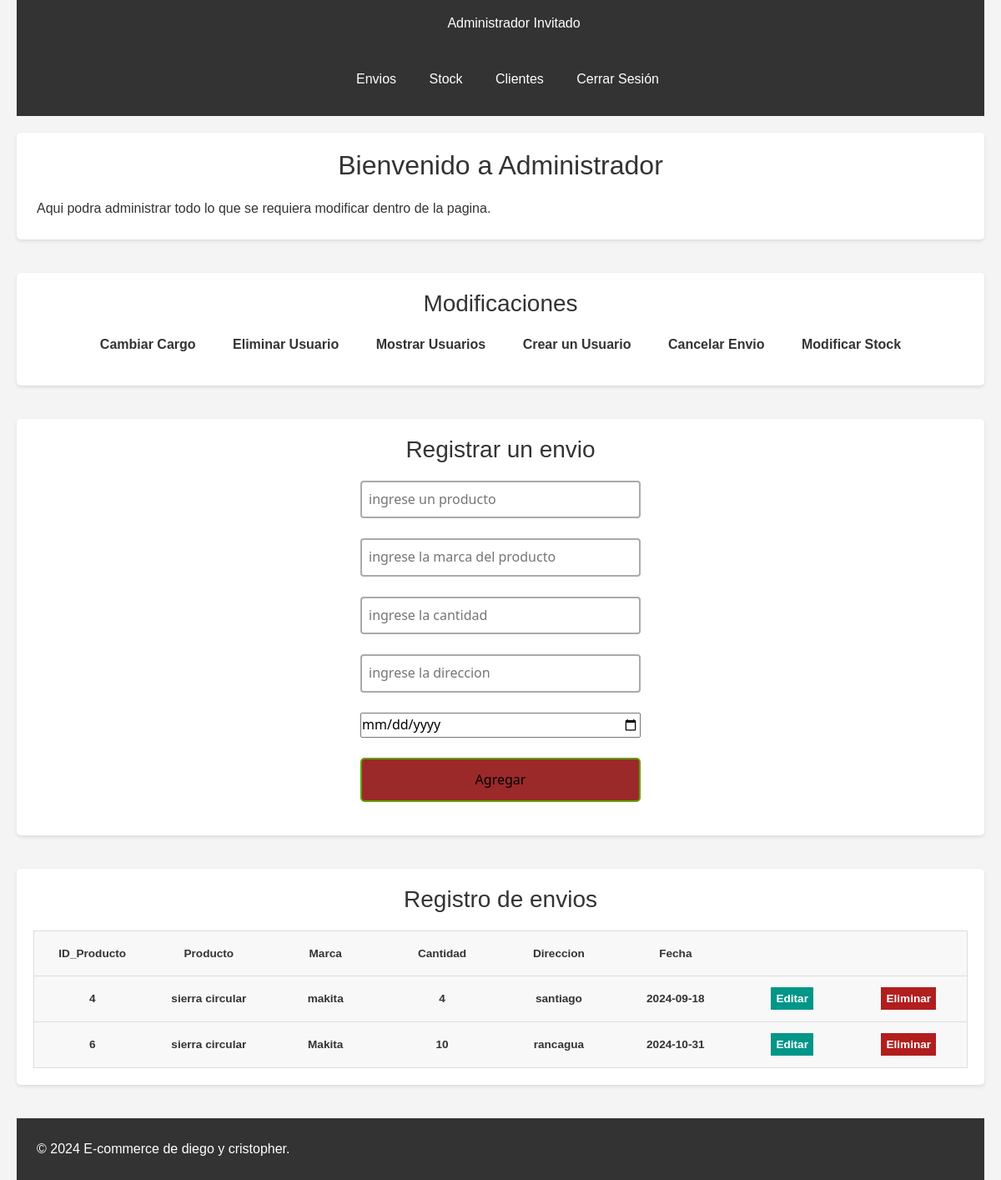
The page /empleados2.php on the database its author committed.
### tables this page shows
CREATE TABLE `envios` (
  `id` int(11) NOT NULL,
  `producto` varchar(100) NOT NULL,
  `marca` varchar(100) NOT NULL,
  `cantidad` int(11) NOT NULL,
  `direccion` varchar(100) NOT NULL,
  `fecha_envio` date NOT NULL
);

### empleados2.php (the view, shortened to what this page needs)
<?php
$nombreUsuario = isset($_SESSION['usuario']) ? $_SESSION['usuario'] : "Invitado";
$con = connection();
$sql = "SELECT * FROM envios";
$query = mysqli_query($con, $sql);
?>
<!DOCTYPE html>
<html lang="es">
<head>
    <link href="https://cdn.jsdelivr.net/npm/bootstrap@5.3.3/dist/css/bootstrap.min.css" rel="stylesheet">
    <link href="empleadosDise.css" rel="stylesheet">
</head>
<body>
    <header>
        <nav>
           <ul>
                <li>
                    <div class="caja">
                        <?php echo 'Administrador  '.$nombreUsuario; ?>
                    </div>
               </li>
           </ul>
            <ul>
                <li><a href="envios.php">Envios</a></li>
                <li><a href="stock.php">Stock</a></li>
                <li><a href="clientes_datos.php">Clientes</a></li>
                <li><a href="cerrar_sesion.php">Cerrar Sesión</a></li>
            </ul>
        </nav>
    </header>
    <section id="inicio">
        <h2>Bienvenido a Administrador</h2>
        <p>Aqui podra administrar todo lo que se requiera modificar dentro de la pagina.</p>
    </section>
    <section id="categorias">
        <h3>Modificaciones</h3>
        <ul>
            <li><a href="#Mostrar_user">Cambiar Cargo</a></li>
            <li><a href="#Mostrar_user">Eliminar Usuario</a></li>
            <li><a href="#Mostrar_user">Mostrar Usuarios</a></li>
            <li><a href="#crear_user">Crear un Usuario</a></li>
            <li><a href="Mostrar_envios">Cancelar Envio</a></li>
            <li><a href="modificarStock.php">Modificar Stock</a></li>
        </ul>
    </section>
    <section class="metodos_emple">
            <h3>Registrar un envio</h3>
            <div id="crear_env">
          <div class="users-form">
              <form action="agregar_envio.php" method="POST">
                   <input type="text" name="producto" placeholder="ingrese un producto">
                   <input type="text" name="marca" placeholder="ingrese la marca del producto">
                   <input type="text" name="cantidad" placeholder="ingrese la cantidad">
                   <input type="text" name="direccion" placeholder="ingrese la direccion">
                   <input type="date" name="fecha_envio" placeholder="ingrese la fecha de envio">
                   <input type="submit" value="Agregar">
              </form>
          </div>
    </section>
    <section class="metodos_emple">
    <h3>Registro de envios</h3>
            <div id="Mostrar_envios">
            <div class="users-table">
        <table>
            <thead>
                <tr>
                    <th>ID_Producto</th>
                    <th>Producto</th>
                    <th>Marca</th>
                    <th>Cantidad</th>
                    <th>Direccion</th>
                    <th>Fecha</th>
                    <th></th>
                    <th></th>
                </tr>
            </thead>
            <tbody>
                <?php while ($row = mysqli_fetch_array($query)): ?>
                    <tr>
                        <th><?= $row['id'] ?></th>
                        <th><?= $row['producto'] ?></th>
                        <th><?= $row['marca'] ?></th>
                        <th><?= $row['cantidad'] ?></th>
                        <th><?= $row['direccion'] ?></th>
                        <th><?= $row['fecha_envio'] ?></th>
                        <th><a href="modificarEnv.php?id=<?= $row['id'] ?>" class="users-table--edit">Editar</a></th>
                        <th><a href="eliminar_Env.php?id=<?= $row['id'] ?>" class="users-table--delete" >Eliminar</a></th>
                    </tr>
                <?php endwhile; ?>
            </tbody>
        </table>
    </div>
    </section>
    <footer>
        <p>&copy; 2024 E-commerce de diego y cristopher.</p>
    </footer>
</body>
</html>

### empleadosDise.css (style rules this page uses)
* { box-sizing: border-box; margin: 0; padding: 0; }
html { font-family: 'Segoe UI', sans-serif; text-align: center; }
a { text-decoration: none; }
.users-form form { display: flex; flex-direction: column; gap: 24px; width: 30%; margin: 20px auto; text-align: center; }
.users-form form input { font-family: 'Segoe UI', sans-serif; }
.users-form form input[type=text], .users-form form input[type=password], .users-form form input[type=email] { padding: 8px; border:2px solid #aaa; border-radius:4px; outline:none; transition:.3s; }
.users-form form input[type=submit] { border: none; padding: 12px 50px; text-decoration: none; transition-duration: 0.4s; cursor: pointer; border-radius: 5px; background-color: rgb(156, 41, 41); color: black; border: 2px solid #60a100; }
.users-table table { border: 1px solid #ccc; border-collapse: collapse; margin: 0; padding: 0; width: 100%; table-layout: fixed; }
table tr { background-color: #f8f8f8; border: 1px solid #ddd; padding: 4px; }
table th { padding: 16px; text-align: center; font-size: .85em; }
.users-table--edit { background: #009688; padding: 6px; color: #fff; text-align: center; font-weight: bold; }
.users-table--delete { background: #b11e1e; padding: 6px; color: #fff; text-align: center; font-weight: bold; }
body { justify-content: center; align-items: center; height: 100vh; margin: 0; background-color: #08CC88; }

### empleados2.php (style rules this page uses)
* { margin: 0; padding: 0; box-sizing: border-box; font-family: Arial, sans-serif; }
body { line-height: 1.6; background-color: #f4f4f4; color: #333; padding: 0 20px; }
header { background-color: #333; color: #fff; padding: 15px 0; margin-bottom: 20px; }
nav ul { list-style: none; text-align: center; }
nav ul li { display: inline; margin-right: 15px; }
nav ul li a { color: #fff; text-decoration: none; font-size: 16px; padding: 5px 10px; transition: background-color 0.3s; }
section { margin-bottom: 40px; padding: 20px; background-color: #fff; border-radius: 5px; box-shadow: 0 2px 4px rgba(0, 0, 0, 0.1); text-align: center; }
section h2, section h3 { color: #333; margin-bottom: 20px; text-align: center; font-weight: normal; }
#categorias ul { list-style: none; padding: 0; text-align: center; }
#categorias ul li { display: inline-block; margin: 0 10px; }
#categorias ul li a { color: #333; text-decoration: none; font-weight: bold; padding: 5px 10px; transition: color 0.3s, background-color 0.3s; }
footer { text-align: center; padding: 20px; background-color: #333; color: #fff; margin-top: 20px; position: relative; bottom: 0; width: 100%; }
p { width: 50%; height: auto; margin: 4px; text-align: left; }
form { text-align: center; }

### rows shown on the page
envios: id "4", producto "sierra circular", marca "makita", cantidad "4", direccion "santiago", fecha_envio "2024-09-18"
envios: id "6", producto "sierra circular", marca "Makita", cantidad "10", direccion "rancagua", fecha_envio "2024-10-31"

### other values the page prints
$nombreUsuario "Invitado"
